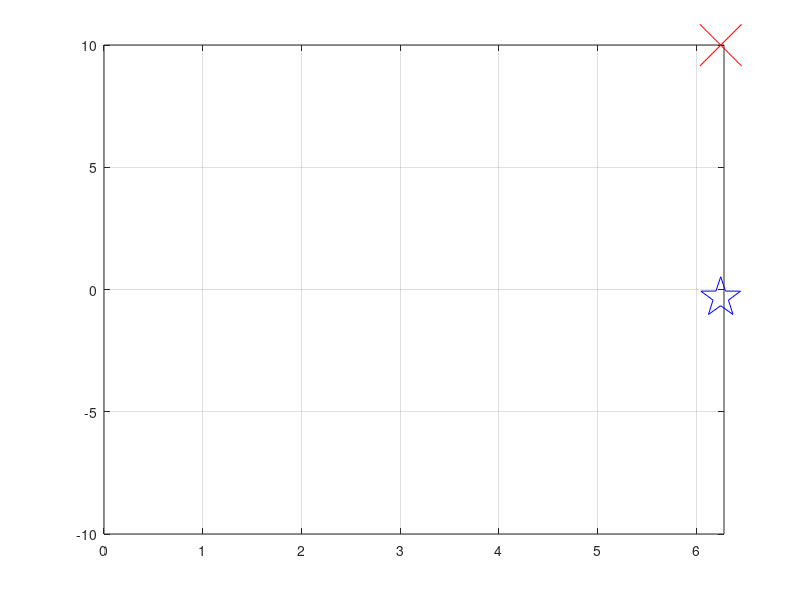

This figure's MATLAB source:
clear;
close all;

figure;
set(gcf,'Renderer','OpenGL');

for t=0:0.05:2*pi;
  x=sin(t)*10;
  y=cos(t)*10;
  plot(t,x,'bp','MarkerSize',30,t,y,'rx','MarkerSize',30);
  xlim([0 2*pi]);
  ylim([-10 10]);
  grid on;
  drawnow
end
